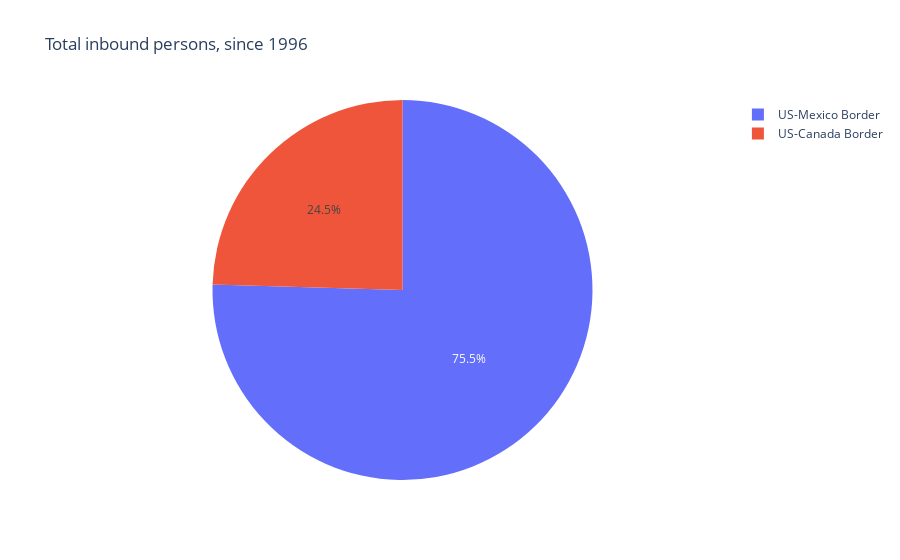

Notebook code cell kept with this figure:
### Code cell
values = people_borders.values.flatten()
labels = people_borders.index

fig = go.Figure(data =[go.Pie(labels = labels, values = values)])
fig.update(layout_title_text='Total inbound persons, since 1996')
fig.show()

### Figure 1 — Plotly figure (JSON) as saved in the notebook; plotly's stock layout.template omitted (floating-point values rounded to 4 significant figures)
{"data": [{"labels": ["US-Canada Border", "US-Mexico Border"], "type": "pie", "values": [1631864476, 5018273234]}], "layout": {"title": {"text": "Total inbound persons, since 1996"}}}
